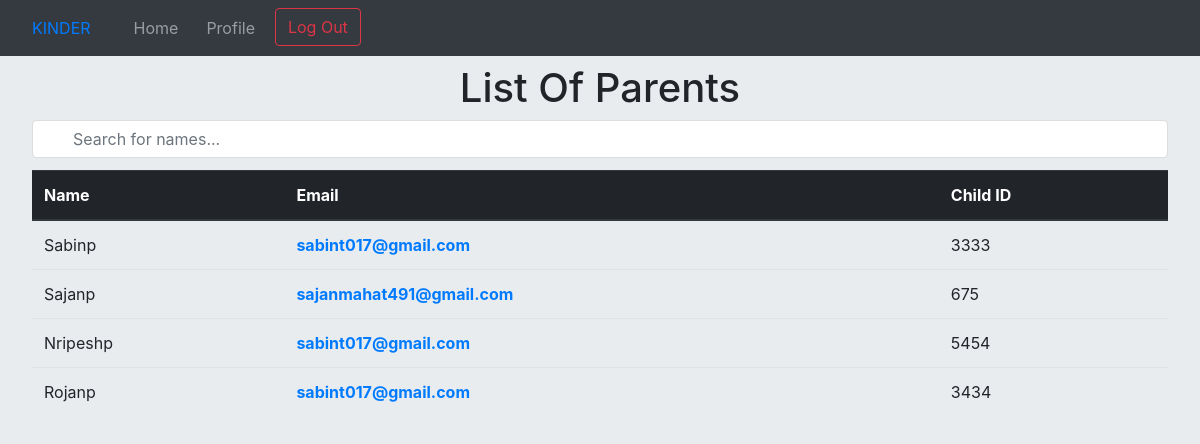
Page /home/parent-profiles/ (signed in) on the committed database.
### users/models.py (models this page shows)
class User_parents(models.Model):
    user=models.OneToOneField(User, on_delete=models.CASCADE)
    UserType=models.CharField(max_length=20,default='parent')
    ChildID=models.IntegerField()
    ChildGrade=models.CharField(max_length=20)
    occupation = models.CharField(max_length=200)
    RelationToChild=models.CharField(max_length=200)
    school=models.ForeignKey(School,on_delete=models.CASCADE)
    def __str__(self):
        return self.user.username

### second/views.py (the view)
# urls.py: path('parent-profiles/', views.parentprofiles, name='parent-profiles'),
@login_required
def parentprofiles(request):
    students=[]
    students=SID.objects.filter(teacher=request.user)
    parents=[]
    for student in students:
        print(student.childid)
        parents.append(User_parents.objects.filter(ChildID=student.childid).first())
        print(parents)
    parentlist={
        'parents': parents
    }
    return render(request, 'parentprofiles.html', parentlist)

### second/templates/parentprofiles.html (shortened to what this page needs)
<!DOCTYPE html>
{% extends "base1.html" %} {% block base2 %}
<html lang="en">
  {% load static %}
  <head>
    <link rel="stylesheet" href="{% static 'form1.css' %}" />
  </head>
  <body class="jumbotron">
    <center>
      <h1>List Of Parents</h1>
      <input
        class="form-control"
        type="text"
        id="myInput"
        onkeyup="myFunction()"
        placeholder="Search for names..."
      />
      <table class="table table-hover" id="myTable">
        <thead class="thead-dark">
          <tr>
            <th>Name</th>
            <th>Email</th>
            <th>Child ID</th>
          </tr>
        </thead>
        {% for p in parents%}
        <tr>
          <td>{{p.user.username}}</td>
          <td>
            <a href="{% url 'send-email' %}"><b>{{p.user.email}}</b> </a>
          </td>
          <td>{{ p.ChildID }}</td>
        </tr>
        {% endfor %}
      </table>
    </center>
  </body>
</html>
{% endblock %}

### static/form1.css (style rules this page uses)
#myInput { background-image: url(/media/search.png); background-position: 10px 12px; background-repeat: no-repeat; width: 100%; font-size: 16px; padding: 12px 20px 12px 40px; border: 1px solid #ddd; margin-bottom: 12px; }

### rows in the picture
User_parents: user.username "Sabinp", user.email "sabint017@gmail.com", ChildID "3333"
User_parents: user.username "Sajanp", user.email "sajanmahat491@gmail.com", ChildID "675"
User_parents: user.username "Nripeshp", user.email "sabint017@gmail.com", ChildID "5454"
User_parents: user.username "Rojanp", user.email "sabint017@gmail.com", ChildID "3434"
